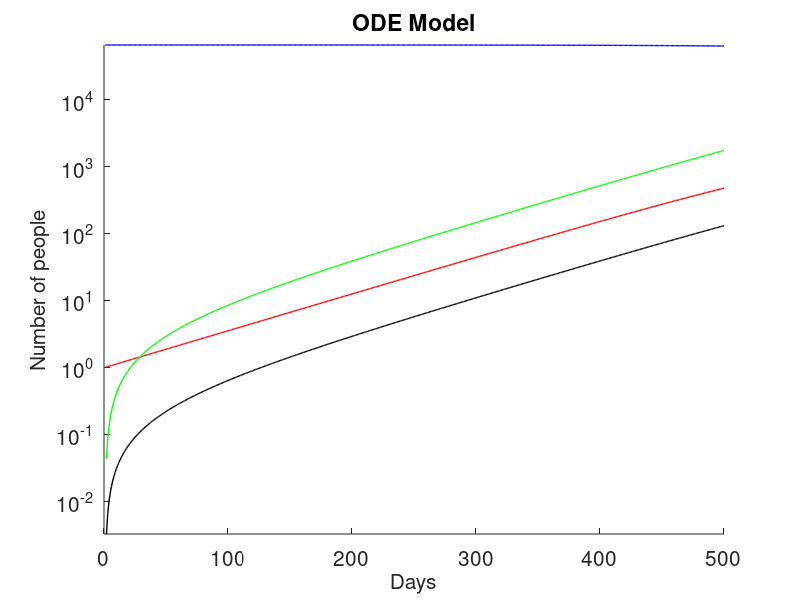

Source code (MATLAB):
size=256;
total=size^2;

start_infected=1;

days=500;

s(1)=(total-start_infected)/total;
i(1)=(start_infected)/total;
r(1)=0;
d(1)=0;

beta=.059;
gamma_r=.043;
gamma_d=.003225;

for k=2:days
  s(k)=s(k-1)-beta*s(k-1)*i(k-1);
  i(k)=i(k-1)+beta*s(k-1)*i(k-1)-(gamma_r+gamma_d)*i(k-1);
  r(k)=r(k-1)+gamma_r*i(k-1);
  d(k)=d(k-1)+gamma_d*i(k-1);
endfor

x=1:days;
clf;
hold on
semilogy(x,s(x)*total,'b','LineWidth',1)
semilogy(x,i(x)*total,'r','LineWidth',1)
semilogy(x,r(x)*total,'g','LineWidth',1)
semilogy(x,d(x)*total,'k','LineWidth',1)
set(gca,"ylim",[0 size^2])
set(gca,"xtick",0:100:days)
set(gca,"fontsize",15)
xlabel("Days", 'fontsize', 15)
ylabel("Number of people", 'fontsize', 15)
%legend("Susceptible","Infected","Recovered","Dead")
title({"ODE Model"})
hold off
